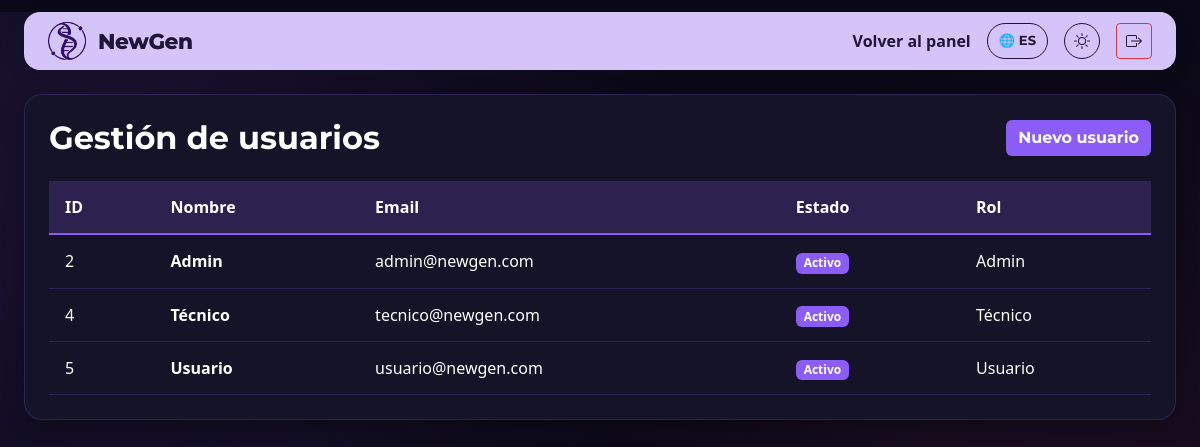
The app's page /NewGen/usuarios.php (signed in) with its own data.
### tables this page shows
CREATE TABLE `usuario` (
  `id_usuario` int(11) NOT NULL AUTO_INCREMENT,
  `id_rol` int(11) NOT NULL,
  `nombre` varchar(50) NOT NULL,
  `apellido` varchar(50) NOT NULL,
  `email` varchar(100) NOT NULL,
  `contraseña` varchar(255) NOT NULL,
  `estado` varchar(20) NOT NULL,
  PRIMARY KEY (`id_usuario`),
  UNIQUE KEY `email` (`email`),
  KEY `fk_usuario_rol` (`id_rol`),
  CONSTRAINT `fk_usuario_rol` FOREIGN KEY (`id_rol`) REFERENCES `rol` (`id_rol`)
);

CREATE TABLE `rol` (
  `id_rol` int(11) NOT NULL AUTO_INCREMENT,
  `nombre` varchar(50) NOT NULL,
  `descripcion` varchar(255) DEFAULT NULL,
  PRIMARY KEY (`id_rol`)
);

### NewGen/usuarios.php (the view, shortened to what this page needs)
<?php
include("conexion.php");
$sql = "SELECT u.id_usuario, u.nombre, u.apellido, u.email, u.estado, r.nombre AS rol
        FROM usuario u
        LEFT JOIN rol r ON u.id_rol = r.id_rol";
$resultado = mysqli_query($conexion, $sql);
?>
<!DOCTYPE html>
<html lang="es">
<head>
    <link href="https://cdn.jsdelivr.net/npm/bootstrap@5.3.0/dist/css/bootstrap.min.css" rel="stylesheet">
    <link rel="stylesheet" href="dashboard.css">
</head>
<body>
    <header class="top-bar">
        <a href="dashboard.php" class="logo-brand">
            <img src="logo.png" alt="NewGen Logo" style="height: 38px;">
            <span>NewGen</span>
        </a>
        <div class="d-flex gap-3 align-items-center">
            <a href="dashboard.php" style="color: var(--top-bar-text); font-weight: 700; text-decoration: none;" data-i18n="back_to_dashboard">Volver al panel</a>
            <button class="btn btn-sm lang-toggle-btn" id="langToggle" title="Cambiar idioma / Switch language">
            </button>
            <button class="btn btn-sm theme-toggle-btn rounded-circle" id="themeToggle" style="width: 36px; height: 36px;" title="Cambiar tema">
            </button>
            <a href="logout.php" class="btn btn-sm btn-outline-danger" style="display:flex; align-items:center; justify-content:center; width:36px; height:36px;" title="Cerrar sesión">
            </a>
        </div>
    </header>
    <div class="dashboard-container">
        <div class="list-card">
            <div class="d-flex justify-content-between align-items-center mb-4 flex-wrap gap-2">
                <h2 class="text-white m-0" style="font-family: 'Montserrat', sans-serif; font-weight: 700;" data-i18n="users_title">Gestión de usuarios</h2>
                <a href="usuario_nuevo.php" class="btn btn-primary fw-bold" style="background-color: #8B5CF6; border: none; font-family: 'Montserrat', sans-serif; color: #FFFFFF !important;" data-i18n="users_add_btn">Crear nuevo usuario</a>
            </div>
            <div class="table-responsive">
                <table class="table table-custom table-hover" style="background-color: transparent;">
                    <thead>
                        <tr>
                            <th data-i18n="users_th_id">ID</th>
                            <th data-i18n="users_th_name">Nombre</th>
                            <th data-i18n="users_th_email">Email</th>
                            <th data-i18n="users_th_status">Estado</th>
                            <th data-i18n="users_th_role">Rol</th>
                        </tr>
                    </thead>
                    <tbody>
                        <?php while($fila = mysqli_fetch_assoc($resultado)){ ?>
                        <tr>
                            <td><?= $fila['id_usuario']; ?></td>
                            <td class="fw-bold"><?= htmlspecialchars(trim($fila['nombre'] . ' ' . $fila['apellido'])); ?></td>
                            <td><?= htmlspecialchars($fila['email']); ?></td>
                            <td><span class="badge" style="background-color: #8B5CF6; color: #FFFFFF; font-weight: 600;"><?= htmlspecialchars($fila['estado']); ?></span></td>
                            <td><?= htmlspecialchars($fila['rol']); ?></td>
                        </tr>
                        <?php } ?>
                    </tbody>
                </table>
            </div>
        </div>
    </div>
</body>
</html>

### records on screen
usuario: id_usuario "2", nombre "Admin", email "admin@newgen.com", estado "Activo", id_rol.nombre "Admin"
usuario: id_usuario "4", nombre "Técnico", email "tecnico@newgen.com", estado "Activo", id_rol.nombre "Técnico"
usuario: id_usuario "5", nombre "Usuario", email "usuario@newgen.com", estado "Activo", id_rol.nombre "Usuario"
